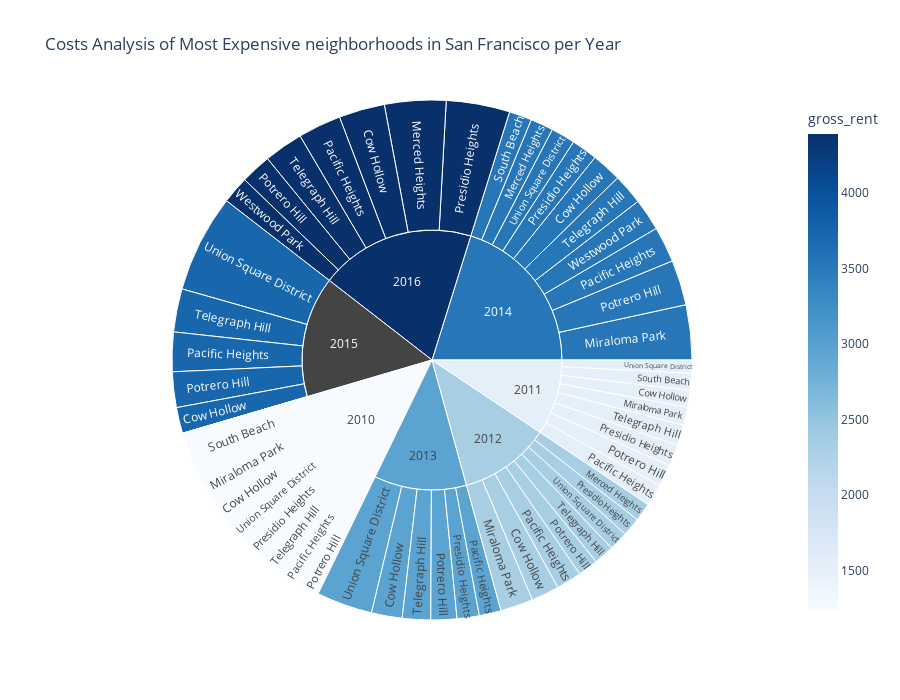

The cell this chart's notebook holds for it:
### Markdown cell above
### Create a sunburst chart to conduct a costs analysis of most expensive neighborhoods in San Francisco per year

### Code cell
# Sunburst Plot
# YOUR CODE HERE!
fig = px.sunburst(
    df_expensive_neighborhoods_per_year,
    path=["year", "neighborhood"],
    values='sale_price_sqr_foot',
    color='gross_rent', 
    color_continuous_scale='Blues',
    title="Costs Analysis of Most Expensive neighborhoods in San Francisco per Year",
    height=700
)
fig.show()

### Figure 1 — Plotly figure (JSON) as saved in the notebook; plotly's stock layout.template omitted (floating-point values rounded to 4 significant figures)
{"data": [{"branchvalues": "total", "customdata": [[1239], [1530.0], [2324], [2971], [3528.0], [3739.0], [4390], [2324], [3528], [4390], [1239], [1530], [2324], [3528.0], [1239], [1530], [2324], [2971], [3528], [3739], [4390], [1239], [1530], [2324], [2971], [3528], [3739], [4390], [1239], [1530], [2324], [2971], [3528], [null], [4390], [1239], [1530.0], [3528], [1239], [1530], [2324], [2971], [3528.0], [3739], [4390], [1239], [1530], [2324], [2971], [3528], [3739.0], [3528.0], [4390], [1239.0], [1530], [2324.0], [2971], [3528], [null], [4390]], "domain": {"x": [0, 1], "y": [0, 1]}, "hovertemplate": "labels=%{label}<br>sale_price_sqr_foot=%{value}<br>parent=%{parent}<br>id=%{id}<br>gross_rent=%{color}<extra></extra>", "ids": ["2010/Cow Hollow", "2011/Cow Hollow", "2012/Cow Hollow", "2013/Cow Hollow", "2014/Cow Hollow", "2015/Cow Hollow", "2016/Cow Hollow", "2012/Merced Heights", "2014/Merced Heights", "2016/Merced Heights", "2010/Miraloma Park", "2011/Miraloma Park", "2012/Miraloma Park", "2014/Miraloma Park", "2010/Pacific Heights", "2011/Pacific Heights", "2012/Pacific Heights", "2013/Pacific Heights", "2014/Pacific Heights", "2015/Pacific Heights", "2016/Pacific Heights", "2010/Potrero Hill", "2011/Potrero Hill", "2012/Potrero Hill", "2013/Potrero Hill", "2014/Potrero Hill", "2015/Potrero Hill", "2016/Potrero Hill", "2010/Presidio Heights", "2011/Presidio Heights", "2012/Presidio Heights", "2013/Presidio Heights", "2014/Presidio Heights", "2015/Presidio Heights", "2016/Presidio Heights", "2010/South Beach", "2011/South Beach", "2014/South Beach", "2010/Telegraph Hill", "2011/Telegraph Hill", "2012/Telegraph Hill", "2013/Telegraph Hill", "2014/Telegraph Hill", "2015/Telegraph Hill", "2016/Telegraph Hill", "2010/Union Square District", "2011/Union Square District", "2012/Union Square District", "2013/Union Square District", "2014/Union Square District", "2015/Union Square District", "2014/Westwood Park", "2016/Westwood Park", "2010", "2011", "2012", "2013", "2014", "2015", "2016"], "labels": ["Cow Hollow", "Cow Hollow", "Cow Hollow", "Cow Hollow", "Cow Hollow", "Cow Hollow", "Cow Hollow", "Merced Heights", "Merced Heights", "Merced Heights", "Miraloma Park", "Miraloma Park", "Miraloma Park", "Miraloma Park", "Pacific Heights", "Pacific Heights", "Pacific Heights", "Pacific Heights", "Pacific Heights", "Pacific Heights", "Pacific Heights", "Potrero Hill", "Potrero Hill", "Potrero Hill", "Potrero Hill", "Potrero Hill", "Potrero Hill", "Potrero Hill", "Presidio Heights", "Presidio Heights", "Presidio Heights", "Presidio Heights", "Presidio Heights", "Presidio Heights", "Presidio Heights", "South Beach", "South Beach", "South Beach", "Telegraph Hill", "Telegraph Hill", "Telegraph Hill", "Telegraph Hill", "Telegraph Hill", "Telegraph Hill", "Telegraph Hill", "Union Square District", "Union Square District", "Union Square District", "Union Square District", "Union Square District", "Union Square District", "Westwood Park", "Westwood Park", "2010", "2011", "2012", "2013", "2014", "2015", "2016"], "marker": {"coloraxis": "coloraxis", "colors": [1239, 1530.0, 2324, 2971, 3528.0, 3739.0, 4390, 2324, 3528, 4390, 1239, 1530, 2324, 3528.0, 1239, 1530, 2324, 2971, 3528, 3739, 4390, 1239, 1530, 2324, 2971, 3528, 3739, 4390, 1239, 1530, 2324, 2971, 3528, null, 4390, 1239, 1530.0, 3528, 1239, 1530, 2324, 2971, 3528.0, 3739, 4390, 1239, 1530, 2324, 2971, 3528, 3739.0, 3528.0, 4390, 1239.0, 1530, 2324.0, 2971, 3528, null, 4390]}, "name": "", "parents": ["2010", "2011", "2012", "2013", "2014", "2015", "2016", "2012", "2014", "2016", "2010", "2011", "2012", "2014", "2010", "2011", "2012", "2013", "2014", "2015", "2016", "2010", "2011", "2012", "2013", "2014", "2015", "2016", "2010", "2011", "2012", "2013", "2014", "2015", "2016", "2010", "2011", "2014", "2010", "2011", "2012", "2013", "2014", "2015", "2016", "2010", "2011", "2012", "2013", "2014", "2015", "2014", "2016", "", "", "", "", "", "", ""], "type": "sunburst", "values": [569.4, 390.6, 644.8, 707.4, 691.9, 598.6, 1059.0, 421.1, 528.7, 1417.0, 680.6, 414.7, 756.2, 1268.0, 496.5, 509.0, 586.2, 503.9, 824.7, 910.2, 996.4, 491.5, 503.1, 466.6, 598.7, 1045.0, 821.3, 707.7, 549.4, 493.8, 426.6, 512.8, 603.5, 0, 1466.0, 1037.0, 388.6, 524.6, 524.8, 483.4, 465.8, 653.3, 708.2, 997.0, 903.0, 569.2, 302.1, 445.2, 1290.0, 558.3, 2259.0, 743.0, 631.2, 4918.0, 3485.0, 4213.0, 4267.0, 7496.0, 5586.0, 7180.0]}], "layout": {"coloraxis": {"colorbar": {"title": {"text": "gross_rent"}}, "colorscale": [[0, "rgb(247,251,255)"], [0.125, "rgb(222,235,247)"], [0.25, "rgb(198,219,239)"], [0.375, "rgb(158,202,225)"], [0.5, "rgb(107,174,214)"], [0.625, "rgb(66,146,198)"], [0.75, "rgb(33,113,181)"], [0.875, "rgb(8,81,156)"], [1, "rgb(8,48,107)"]]}, "height": 700, "legend": {"tracegroupgap": 0}, "title": {"text": "Costs Analysis of Most Expensive neighborhoods in San Francisco per Year"}}}
